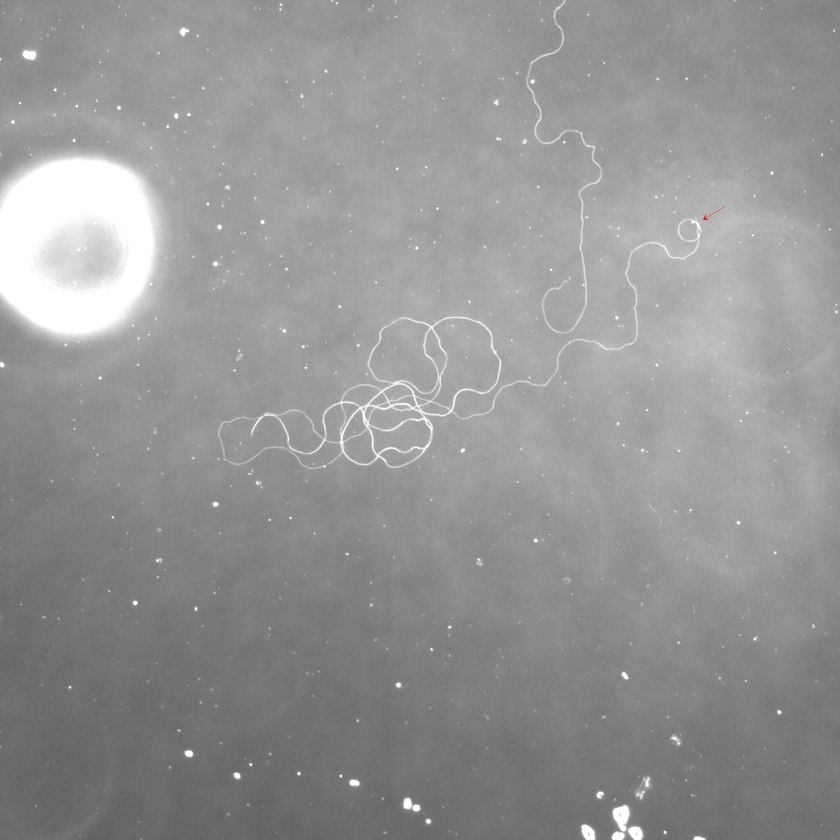
#> input picture data/easy/24708.1_1 at 20X.jpg, 840 x 840 px, shrunk from 2048 x 2048 before the run
$ python SpermLengthFinal.py 'data/easy/24708.1_1 at 20X.jpg'
#> lines starting #> are read from the running program, lines starting #| are printed output that depends on the picture
#> in main, image is the input picture: PIL image 840x840 RGB; mean R, G, B 148.7, 148.7, 148.7
from PIL import Image
import numpy as np
import sys
from matplotlib import pyplot as plt
from matplotlib.widgets import PolygonSelector, Button
from matplotlib.path import Path
from scipy.ndimage import label
from matplotlib.widgets import TextBox
from matplotlib.widgets import CheckButtons

import cv2

# [158 lines left out: functions closeBinary, calculate_length, _thinningIteration, thinning, get_largest_connected_components, convert_to_binary, not called in this run]


def display(img):
    """
    Displays the given image.

    Parameters:
    - img: NumPy array of the image.

    Returns:
    - fig and ax of the subplots
    """
    fig, ax = plt.subplots()
    plt.subplots_adjust(bottom=0.2)
    ax.imshow(img, cmap='gray', interpolation='nearest')
    ax.axis("off")
    return fig, ax


def draw_roi_and_mask(image_array, threshold, background_value=0):
    image_array_base = image_array.copy()
    """
    Let the user draw a polygon around an ROI, specify number of components and/or threshold,
    and mask the outside region with a button press.

    Parameters:
    - image_array: NumPy array of the image (can be grayscale or RGB).
    - background_value: Pixel value to set outside the ROI.

    Returns:
    - None
    """
    # Store the polygon vertices, threshold, and number of components
    vertices = []
    masked_image = None
    n_components = [1]  # Default: 1 component
    custom_threshold = [40]  # Default: Use adaptive thresholding
    use_custom_threshold = [False]  # Checkbox state

    def onselect(verts):
        nonlocal vertices
        vertices = verts

    # [155 lines left out: functions update_threshold, update_n_components, toggle_custom_threshold, redraw_with_new_params, display_with_controls, not called in this run]


    def on_mask_button_click(event):
        redraw_with_new_params()

    # Plot the image and setup PolygonSelector
    fig, ax = display(image_array)
    selector = PolygonSelector(ax, onselect, props={'markersize': 8, 'markerfacecolor': 'blue'})

    # Apply mask button
    mask_button = plt.axes([0.4, 0.05, 0.2, 0.075])
    mask_button = Button(mask_button, 'Apply Mask')
    mask_button.on_clicked(on_mask_button_click)

    # Display results
    plt.show()

    return masked_image


def preprocessing(image):
    """
    Enhance the contrast of an image represented as a NumPy array.

    Parameters:
    - image: NumPy array of the image (grayscale or RGB).

    Returns:
    - processedImage: Contrast-enhanced image as a NumPy array.
    """
    # Convert to grayscale if needed
    if len(image.shape) == 3:
        grayscale = cv2.cvtColor(image, cv2.COLOR_RGB2GRAY)
    else:
        grayscale = image

    # Apply CLAHE for contrast enhancement
    clahe = cv2.createCLAHE(clipLimit=5.0, tileGridSize=(100, 100))
    enhanced_image = clahe.apply(grayscale)
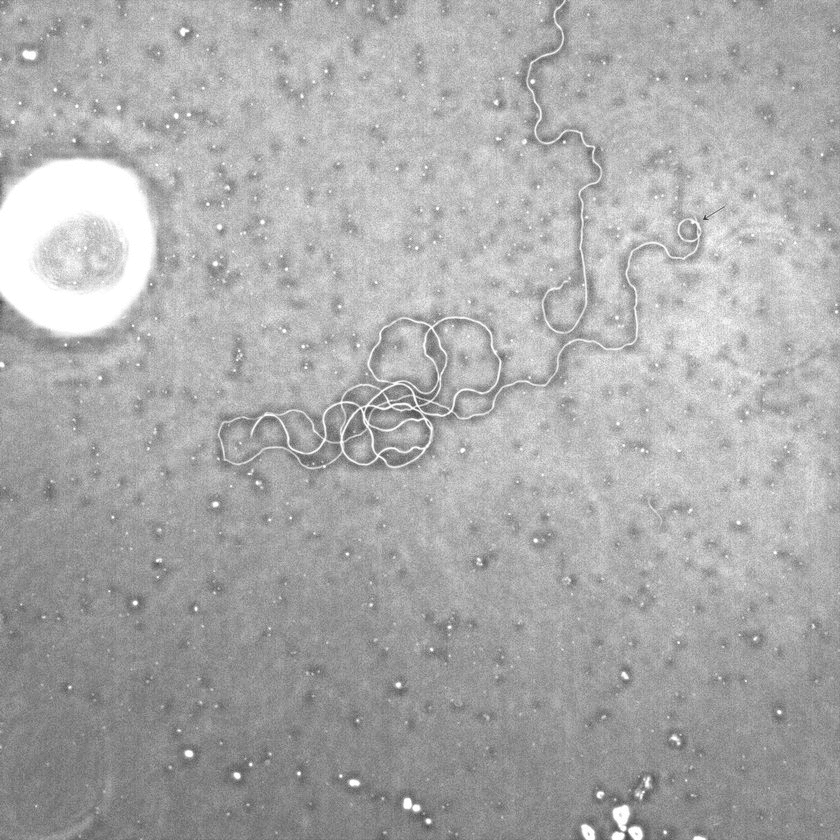
#> enhanced_image: shape (840, 840); min 54, max 255, mean 170.9

    # Return the processed image
    return enhanced_image

def unsharp_mask(image, kernel_size=(5, 5), sigma=1.0, strength=2.0):
    """
    Enhance contrast using unsharp masking.

    Parameters:
    - image: NumPy array of the image (grayscale or RGB).
    - kernel_size: Size of the Gaussian blur kernel.
    - sigma: Standard deviation for Gaussian blur.
    - strength: Factor by which the detail is amplified.

    Returns:
    - sharpened_image: Image with enhanced contrast and sharpness.
    """
#> called with kernel_size = (5, 5), sigma = 1, strength = 2
    # Convert to grayscale if needed
    if len(image.shape) == 3:
        grayscale = cv2.cvtColor(image, cv2.COLOR_RGB2GRAY)
    else:
        grayscale = image

    # Apply Gaussian blur
    blurred = cv2.GaussianBlur(grayscale, kernel_size, sigma)

    # Enhance details by subtracting blurred image
    detail = grayscale - blurred
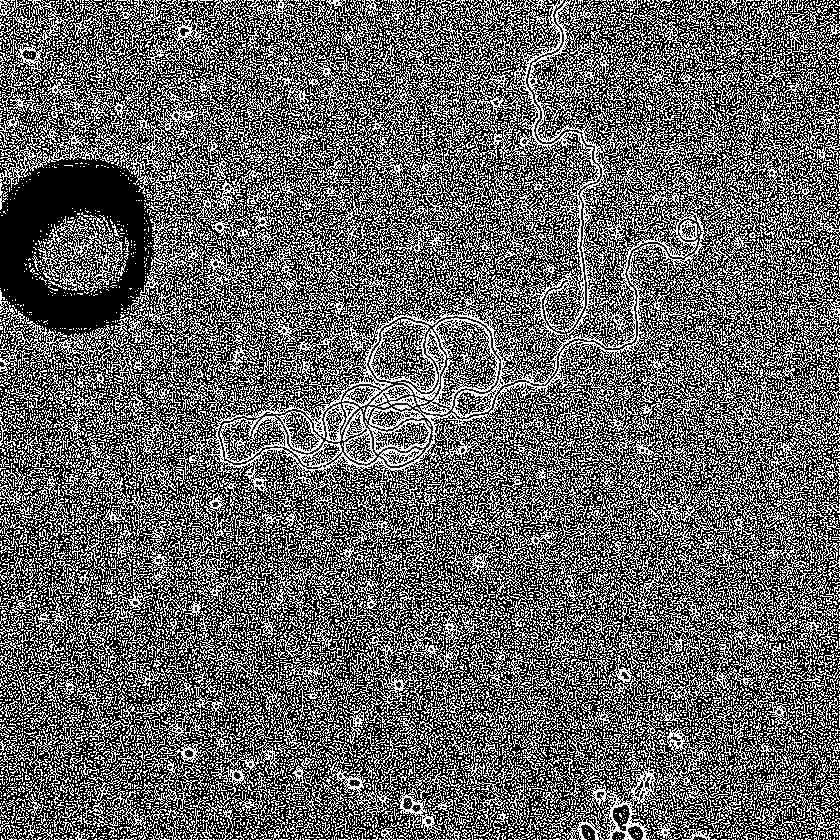
#> detail: shape (840, 840); min 0, max 255, mean 100
    sharpened_image = cv2.addWeighted(grayscale, 1 + strength, detail, strength, 0)
#> sharpened_image: shape (840, 840); every value is 255

    return sharpened_image

def main():
    if len(sys.argv) < 1:
        print("Usage: python SerialThinningV2.py <filename>")

    image_path = sys.argv[1]
    image = Image.open(image_path)
    image = np.array(image)
    preppedImage = preprocessing(image)
    unsharpImage = unsharp_mask(image)

    # Allow the user to draw an ROI and mask the image
    draw_roi_and_mask(image, 190)
#> in draw_roi_and_mask, `plt.show()`:
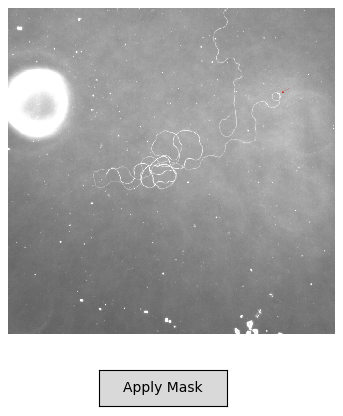
#> figure drawn by matplotlib, 1 panel

main()

$ run again, on data/easy/24708.1_3 at 20X.jpg
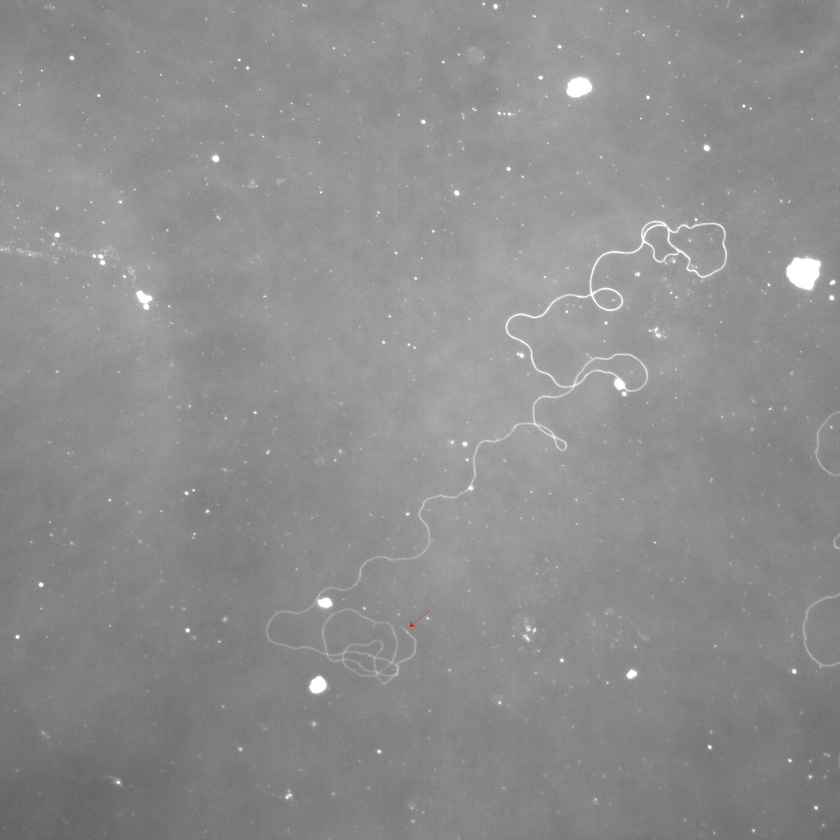
#> input picture data/easy/24708.1_3 at 20X.jpg, 840 x 840 px, shrunk from 2048 x 2048 before the run
#> in main, image is the input picture: PIL image 840x840 RGB; mean R, G, B 142.2, 142.2, 142.2
#> in unsharp_mask, `detail = grayscale - blurred`:
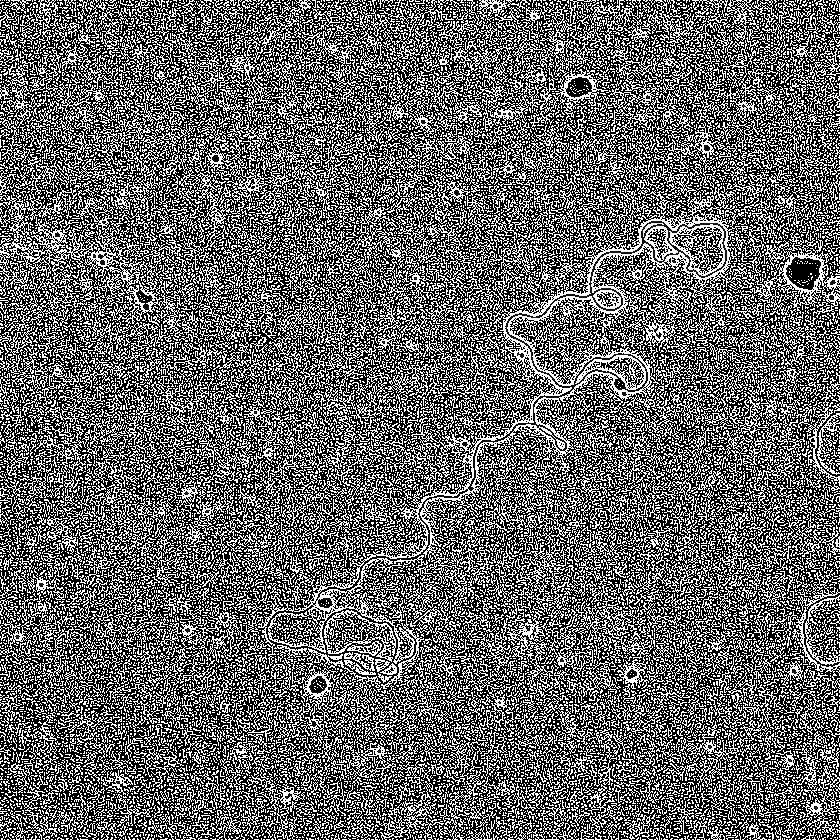
#> detail: shape (840, 840); min 0, max 255, mean 101.6
#> sharpened_image: shape (840, 840); every value is 255
#> in draw_roi_and_mask, `plt.show()`:
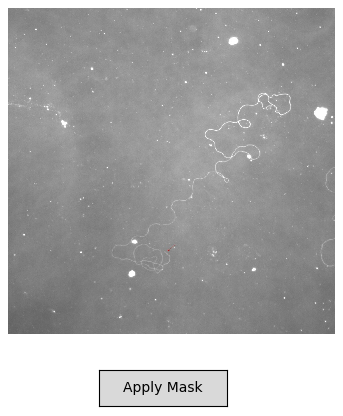
#> figure drawn by matplotlib, 1 panel
